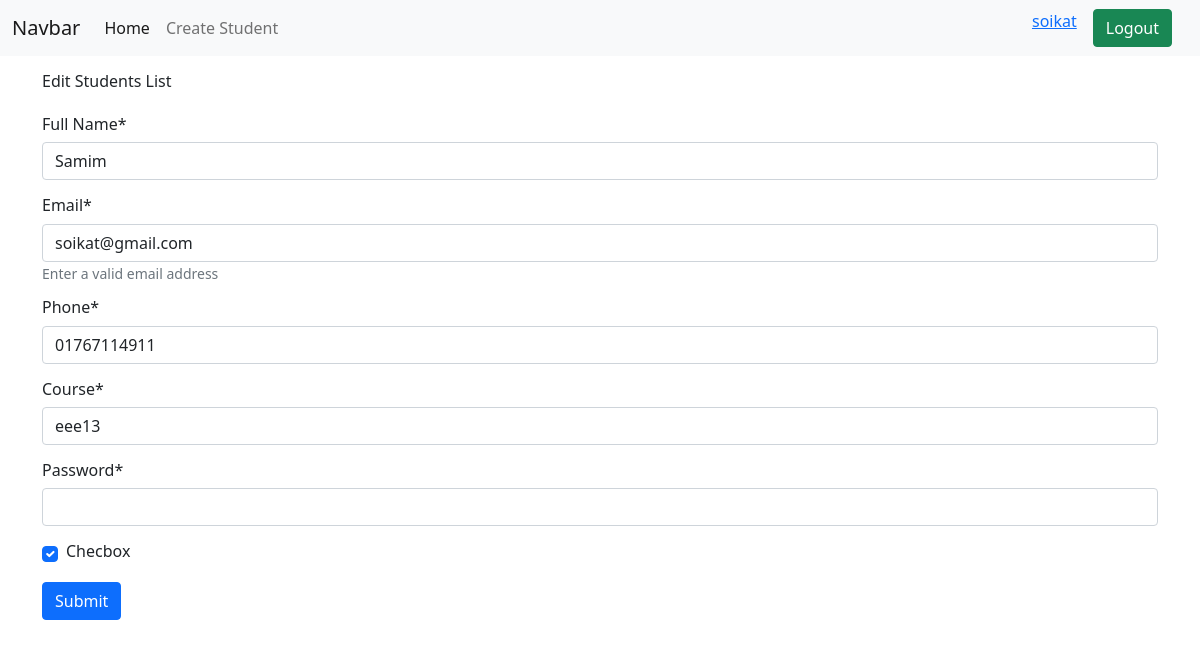
/edit/5/ (signed in), run on the app's committed database.
### students/models.py (models this page shows, shortened)
class Student(models.Model):
    name = models.CharField(max_length=200)
    email = models.EmailField()
    phone = models.CharField(max_length=15)
    course = models.CharField(max_length=100)
    password = models.CharField(max_length=10)
    checbox = models.BooleanField()
    user = models.ForeignKey(User, null = True, blank = True,on_delete = models.CASCADE)

### students/views.py (the view, shortened to what this page needs)
# urls.py: path('edit/<int:id>/', views.UpdaeStudent.as_view(), name='update_student'),
class UpdaeStudent(LoginRequiredMixin,UpdateView):
    form_class = forms.StudentForm
    model = models.Student
    template_name ='students/create_student.html'
    success_url = reverse_lazy('home')
    pk_url_kwarg = 'id'
    def get_context_data(self, **kwargs):
        context = super().get_context_data(**kwargs)
        context['edit'] = True
        return context

### students/forms.py
class StudentForm(forms.ModelForm):
    password = forms.CharField(widget=forms.PasswordInput)
    class Meta:
        model = models.Student
        exclude = ['user']
        labels = {
            'name': 'Full Name',
        }
        help_texts = {
            'email': 'Enter a valid email address',
        }

### students/templates/students/create_student.html (shortened to what this page needs)
{% extends "base.html" %}
{% load crispy_forms_tags %}
{% block content %}
{% if edit %}
<h6 class="py-3 container">
  Edit Students List
  <h6>
    {% else %}
    <h6 class="py-3 container">
      Create New Students List
      <h6>
        {% endif %}
        <form class="container" method="post" novalidate>
          {% csrf_token %} {{form | crispy }}
          <button type="Submit" class="btn btn-primary">Submit</button>
        </form>
        {% endblock %}

### templates/base.html (shortened to what this page needs)
<!DOCTYPE html>
<html lang="en">
  <head>
    <link
      href="https://cdn.jsdelivr.net/npm/bootstrap@5.0.2/dist/css/bootstrap.min.css"
      rel="stylesheet"
    />
  </head>
  <body>
    <nav class="navbar navbar-expand-lg navbar-light bg-light">
      <div class="container-fluid">
        <a class="navbar-brand" href="#">Navbar</a>
        <div class="collapse navbar-collapse" id="navbarSupportedContent">
          <ul class="navbar-nav me-auto mb-2 mb-lg-0">
            <li class="nav-item">
              <a class="nav-link active" aria-current="page" href="{% url 'home' %}"
                >Home</a
              >
            </li>
            <li class="nav-item">
              <a class="nav-link" href="{% url 'create_student' %}">
                Create Student
              </a>
            </li>
          </ul>
          {% if user.is_authenticated %}
          <div class="d-flex">
            <a href="{% url 'user_profile' %}">{{user.username}}</a>
            <a href="{% url 'user_logout'%}" class='btn btn-success mx-3' >
              Logout
            </a>
        </div>
          {% endif %}
        </div>
      </div>
    </nav>
    {% block content %}
    {% endblock %}
  </body>
</html>

### data on the page
Student: name "Samim", email "soikat@gmail.com", phone "01767114911", course "eee13", checbox "☑"

### other printed values
{{ user.username }} "soikat"
